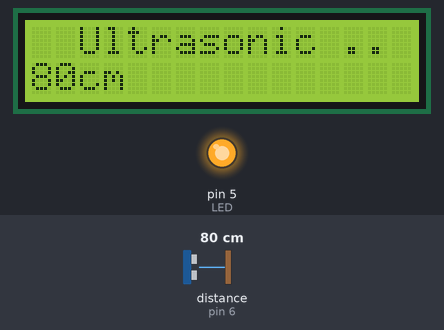
A sketch run on a simulated Arduino Uno, built with avr-gcc and run on an emulated ATmega328P. Parts: 16×2 character LCD, output pins drawn as LEDs (lit = HIGH). Wiring (inferred from the names in the program): ultrasonic range finder: trigger pin 7; echo pin 6. The test bench sets the inputs (shaded band); at power-on: distance to the obstacle (sensor on pin 6) 80 cm. The echo pulse lasts 58.3 µs per cm; pins used as bus, display or sensor lines are not drawn.

Above: at 2.2 s.
3.3 s: distance to the obstacle (sensor on pin 6) set to 2 cm
At 4.57 s:
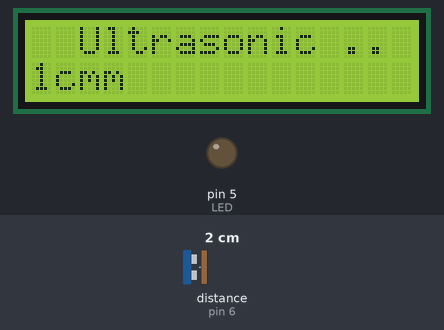
6.1 s: distance to the obstacle (sensor on pin 6) set to 60 cm
At 7.4 s:
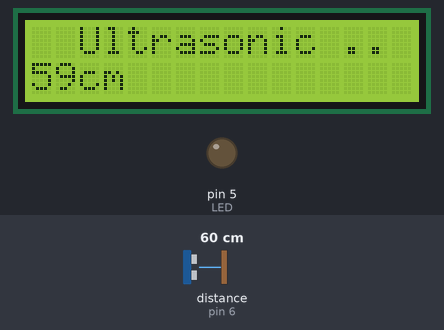
7.8 s: distance to the obstacle (sensor on pin 6) set to 18 cm
At 8.89 s:
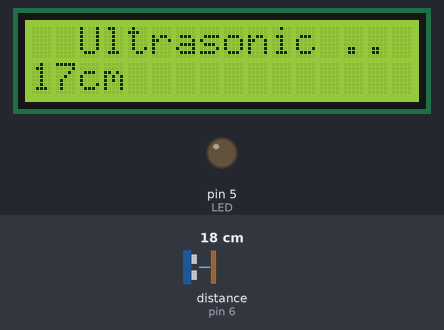
Timing chart, 0 to 16.0 s (numbered marks = the images above; inputs shaded):
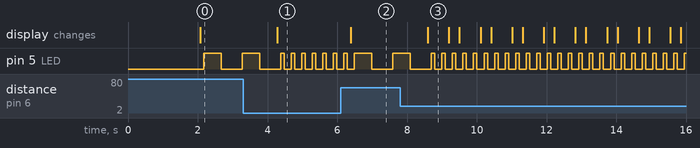

The sketch:

Ultrasonic_Sensor_Interfacing_With_LCD___LED.ino
```cpp
#include <LiquidCrystal.h>
LiquidCrystal lcd(13,12,11,10,9,8);
int trig_pin = 7;
int echo_pin = 6;
int LED = 5;
long distance, duration;

void setup()
{
  lcd.begin(16, 2);
  lcd.setCursor(2, 0);
  lcd.print("Ultrasonic ..");
  delay(2000);
  pinMode(trig_pin, OUTPUT);
  pinMode(echo_pin, INPUT);
  pinMode(LED,OUTPUT);
}

void loop()
{
  Distance_Cal();
  lcd.setCursor(0,1);
  lcd.print(distance);
  lcd.print("cm");
  delay(100);

  if(distance<=200 && distance>100){
    digitalWrite(LED,HIGH);
    delay(1000);
    digitalWrite(LED,LOW);
    delay(1000);
  }
  if(distance<=100 && distance>50){
      digitalWrite(LED,HIGH);
      delay(500);
      digitalWrite(LED,LOW);
      delay(500);
  }
  if(distance<=50){
    digitalWrite(LED,HIGH);
    delay(100);
    digitalWrite(LED,LOW);
    delay(100);
  }
  else{digitalWrite(LED,LOW);}
}

void Distance_Cal(){
  digitalWrite(trig_pin,HIGH);
  delayMicroseconds(20);
  digitalWrite(trig_pin,LOW);
  delayMicroseconds(20);

  duration = pulseIn(echo_pin, HIGH);
  distance= duration*0.01723;
}
```

Measured:
- after the input at 3.3 s, the display: changes after 0.98 s (image 1)
- after the input at 6.1 s, the display: changes after 0.29 s (image 2)
- after the input at 7.8 s, the display: changes after 0.80 s (image 3)
- by itself, pin 5 (LED): repeats every 0.30 s: HIGH 0.10 s, LOW 0.20 s
- what the display in image 3 shows lasts 0.6 s, from 8.6 s to 9.2 s
